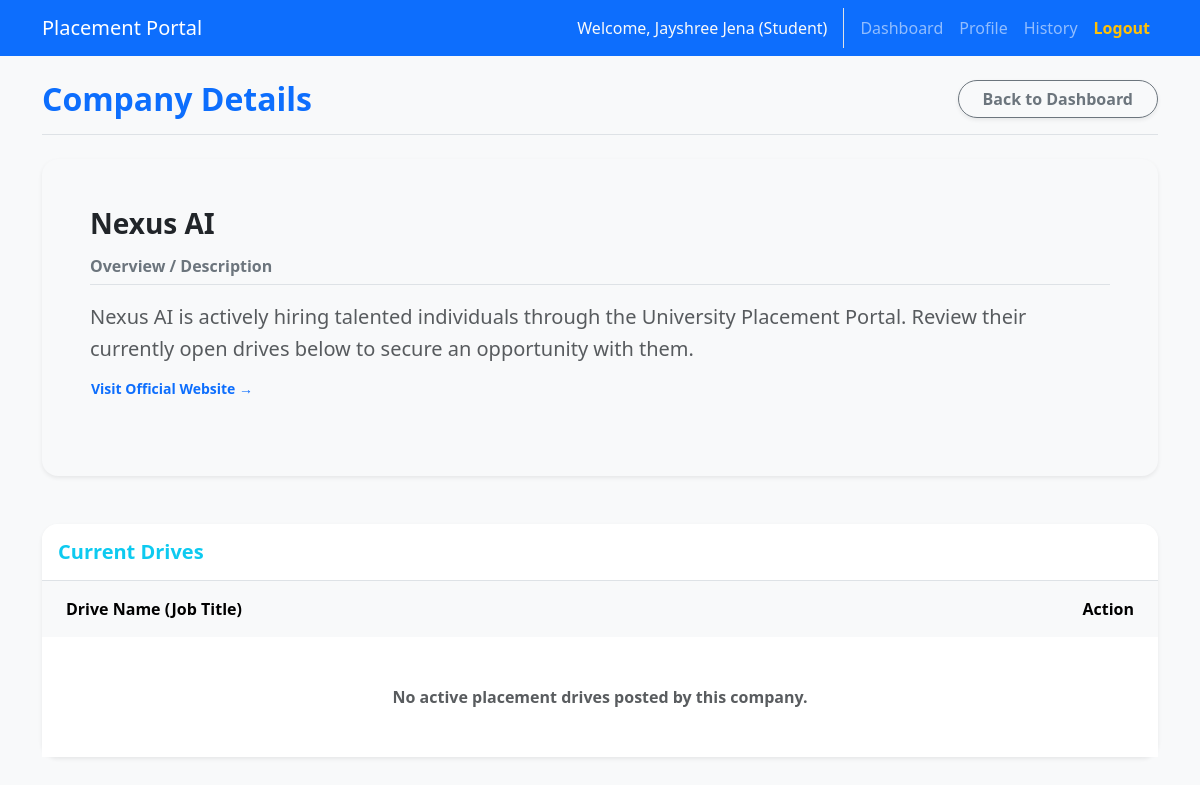
/student/company/1 (signed in), run on the app's committed database.
### app.py (models this page shows)
class UserMixin:
    is_authenticated = True

class User(db.Model, UserMixin):
    id = db.Column(db.Integer, primary_key=True)
    name = db.Column(db.String(100), nullable=False)
    email = db.Column(db.String(120), unique=True, nullable=False)
    password = db.Column(db.String(200), nullable=False)
    role = db.Column(db.String(20), nullable=False)
    is_active = db.Column(db.Boolean, default=True)

class CompanyProfile(db.Model):
    id = db.Column(db.Integer, primary_key=True)
    user_id = db.Column(db.Integer, db.ForeignKey('user.id'), nullable=False)
    company_name = db.Column(db.String(100), nullable=False)
    hr_contact = db.Column(db.String(100))
    contact_email = db.Column(db.String(120))
    contact_number = db.Column(db.String(50))
    hr_contact_number = db.Column(db.String(50))
    linkedin_id = db.Column(db.String(100))
    website = db.Column(db.String(200))
    about = db.Column(db.Text)
    approval_status = db.Column(db.String(20), default='Pending')
    user = db.relationship('User', backref=db.backref('company_profile', uselist=False, cascade='all, delete-orphan'))

### app.py (the view)
@app.route('/student/company/<int:company_id>')
@login_required
@student_required
def student_company(company_id):
    company = CompanyProfile.query.get_or_404(company_id)
    if company.approval_status != 'Approved':
        flash('Company not available.', 'danger')
        return redirect(url_for('student_dashboard'))
    drives = PlacementDrive.query.filter(PlacementDrive.company_user_id == company.user_id, PlacementDrive.status == 'Approved').all()
    return render_template('student_company.html', company=company, drives=drives)

### app.py (called while the page is built)
def get_current_user():
    if hasattr(g, 'user'): return g.user
    path = request.path
    role = None
    if path.startswith('/admin'): role = 'admin'
    elif path.startswith('/company'): role = 'company'
    elif path.startswith('/student'): role = 'student'
    if not role: role = session.get('active_role')
    user_id = session.get(f'{role}_id') if role else None
    if user_id:
        user = User.query.get(user_id)
        if user:
            g.user = user
            return user
    return DummyAnonymousUser()

def login_required(f):
    from functools import wraps
    @wraps(f)
    def decorated_function(*args, **kwargs):
        if not current_user.is_authenticated:
            flash('Please log in to continue.', 'warning')
            return redirect(url_for('login'))
        return f(*args, **kwargs)
    return decorated_function

@app.context_processor
def inject_user():
    return dict(current_user=current_user)

def student_required(f):
    from functools import wraps
    @wraps(f)
    def decorated_function(*args, **kwargs):
        if not current_user.is_authenticated:
            flash('Please log in to continue.', 'warning')
            return redirect(url_for('login'))
        if current_user.role != 'student':
            flash(f'Access Denied. You are currently logged in as a {current_user.role}.', 'danger')
            if current_user.role == 'admin': return redirect(url_for('admin_dashboard'))
            elif current_user.role == 'company': return redirect(url_for('company_dashboard'))
            return redirect(url_for('index'))
        return f(*args, **kwargs)
    return decorated_function

@app.before_request
def check_active():
    if current_user.is_authenticated and not current_user.is_active:
        logout_user()
        flash('Your account has been blacklisted or deactivated.', 'danger')
        return redirect(url_for('login'))

### templates/student_company.html
{% extends "base.html" %}
{% block content %}
<div class="d-flex justify-content-between align-items-center mb-4 pb-3 border-bottom">
    <h2 class="text-primary fw-bold mb-0">Company Details</h2>
    <a href="{{ url_for('student_dashboard') }}" class="btn btn-outline-secondary fw-semibold rounded-pill px-4 shadow-sm">Back to Dashboard</a>
</div>
<div class="card shadow-sm border-0 mb-5 rounded-4 bg-light">
    <div class="card-body p-5">
        <h3 class="fw-bold text-dark mb-3">{{ company.company_name }}</h3>
        <h6 class="fw-bold text-secondary mb-3 border-bottom pb-2">Overview / Description</h6>
        <p class="text-muted mb-4 fs-5" style="line-height: 1.6;">
            {{ company.company_name }} is actively hiring talented individuals through the University Placement Portal.
            Review their currently open drives below to secure an opportunity with them.
            {% if company.website %}
            <br><a href="{{ company.website }}" target="_blank" class="btn btn-sm btn-link text-primary mt-2 px-0 text-decoration-none fw-bold">Visit Official Website &rarr;</a>
            {% endif %}
        </p>
    </div>
</div>
<div class="card shadow-sm border-0 rounded-4">
    <div class="card-header bg-white py-3 border-bottom rounded-top-4">
        <h5 class="mb-0 text-info fw-bold">Current Drives</h5>
    </div>
    <div class="card-body p-0">
        <div class="table-responsive">
            <table class="table table-hover table-borderless align-middle mb-0">
                <thead class="table-light text-muted">
                    <tr><th class="ps-4">Drive Name (Job Title)</th><th class="pe-4 text-end">Action</th></tr>
                </thead>
                <tbody>
                    {% for drive in drives %}
                    <tr class="border-bottom">
                        <td class="ps-4 fw-bold text-dark fs-5">{{ drive.job_title }}</td>
                        <td class="pe-4 text-end">
                            <a href="{{ url_for('student_drive', drive_id=drive.id) }}" class="btn btn-sm btn-primary fw-semibold rounded-pill shadow-sm px-4">View Details</a>
                        </td>
                    </tr>
                    {% else %}
                    <tr><td colspan="2" class="text-center py-5 text-muted fw-semibold">No active placement drives posted by this company.</td></tr>
                    {% endfor %}
                </tbody>
            </table>
        </div>
    </div>
</div>
{% endblock %}

### templates/base.html (shortened to what this page needs)
<!DOCTYPE html>
<html lang="en">
<head>
    <link href="https://cdn.jsdelivr.net/npm/bootstrap@5.3.0/dist/css/bootstrap.min.css" rel="stylesheet">
    <link rel="stylesheet" href="{{ url_for('static', filename='style.css') }}">
</head>
<body>
    <nav class="navbar navbar-expand-lg navbar-dark bg-primary">
        <div class="container">
            <a class="navbar-brand" href="{{ url_for('index') }}">Placement Portal</a>
            <div class="collapse navbar-collapse" id="navbarNav">
                <ul class="navbar-nav ms-auto">
                    {% if current_user.is_authenticated %}
                        <li class="nav-item">
                            <span class="nav-link text-light border-end me-2 pe-3">Welcome, {{ current_user.name }} ({{ current_user.role|capitalize }})</span>
                        </li>
                        {% if current_user.role == 'admin' %}
                        <li class="nav-item"><a class="nav-link" href="{{ url_for('admin_dashboard') }}">Dashboard</a></li>
                        <li class="nav-item"><a class="nav-link" href="{{ url_for('admin_view_applications') }}">Applications</a></li>
                        {% elif current_user.role == 'company' %}
                        <li class="nav-item"><a class="nav-link" href="{{ url_for('company_dashboard') }}">Dashboard</a></li>
                        <li class="nav-item"><a class="nav-link" href="{{ url_for('company_profile') }}">Profile</a></li>
                        <li class="nav-item"><a class="nav-link" href="{{ url_for('create_drive') }}">Create Drive</a></li>
                        {% elif current_user.role == 'student' %}
                        <li class="nav-item"><a class="nav-link" href="{{ url_for('student_dashboard') }}">Dashboard</a></li>
                        <li class="nav-item"><a class="nav-link" href="{{ url_for('student_profile') }}">Profile</a></li>
                        <li class="nav-item"><a class="nav-link" href="{{ url_for('student_history') }}">History</a></li>
                        {% endif %}
                        <li class="nav-item"><a class="nav-link fw-bold text-warning" href="{{ url_for('logout') }}">Logout</a></li>
                    {% endif %}
                </ul>
            </div>
        </div>
    </nav>
    <div class="container mt-4 mb-5 pb-5">
        {% block content %}{% endblock %}
    </div>
</body>
</html>

### static/style.css (style rules this page uses)
body { background-color: #f8f9fa; font-family: 'Segoe UI', Tahoma, Geneva, Verdana, sans-serif; }
.card { transition: transform 0.2s ease-in-out, box-shadow 0.2s ease-in-out; }
.table > :not(caption) > * > * { padding: 1rem 0.75rem; }

### data on the page
User: name "Jayshree Jena", role "Student"
CompanyProfile: company_name "Nexus AI"
